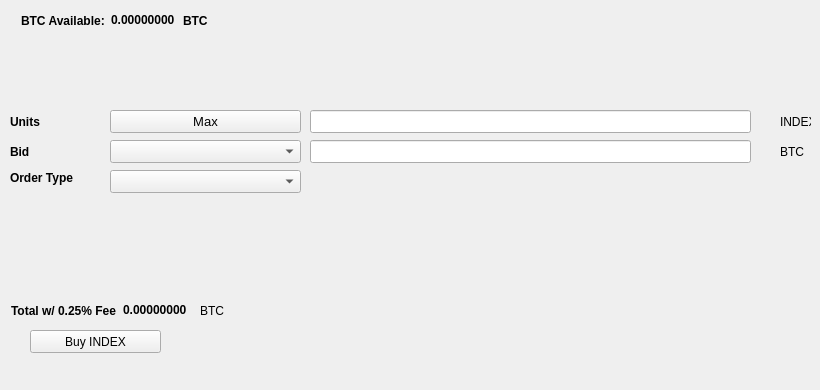
   <widget class="QWidget" name="BuyTab">
    <attribute name="title">
     <string>Buy</string>
    </attribute>
    <widget class="QPushButton" name="BuyBLOCK">
     <property name="geometry">
      <rect>
       <x>30</x>
       <y>330</y>
       <width>131</width>
       <height>23</height>
      </rect>
     </property>
     <property name="text">
      <string>Buy INDEX</string>
     </property>
     <property name="icon">
      <iconset resource="../instadex.qrc">
       <normaloff>:/icons/bitcoin</normaloff>:/icons/bitcoin</iconset>
     </property>
    </widget>
    <widget class="QLabel" name="label_3">
     <property name="geometry">
      <rect>
       <x>10</x>
       <y>110</y>
       <width>46</width>
       <height>23</height>
      </rect>
     </property>
     <property name="font">
      <font>
       <weight>75</weight>
       <bold>true</bold>
      </font>
     </property>
     <property name="text">
      <string>Units</string>
     </property>
    </widget>
    <widget class="QLineEdit" name="UnitsInput">
     <property name="geometry">
      <rect>
       <x>310</x>
       <y>110</y>
       <width>441</width>
       <height>23</height>
      </rect>
     </property>
     <property name="font">
      <font>
       <pointsize>9</pointsize>
       <weight>75</weight>
       <bold>true</bold>
      </font>
     </property>
    </widget>
    <widget class="QLineEdit" name="BuyBidPriceEdit">
     <property name="geometry">
      <rect>
       <x>310</x>
       <y>140</y>
       <width>441</width>
       <height>23</height>
      </rect>
     </property>
     <property name="font">
      <font>
       <pointsize>9</pointsize>
       <weight>75</weight>
       <bold>true</bold>
      </font>
     </property>
    </widget>
    <widget class="QLabel" name="label_4">
     <property name="geometry">
      <rect>
       <x>780</x>
       <y>110</y>
       <width>31</width>
       <height>23</height>
      </rect>
     </property>
     <property name="text">
      <string>INDEX</string>
     </property>
    </widget>
    <widget class="QLabel" name="label_5">
     <property name="geometry">
      <rect>
       <x>780</x>
       <y>140</y>
       <width>31</width>
       <height>23</height>
      </rect>
     </property>
     <property name="text">
      <string>BTC</string>
     </property>
    </widget>
    <widget class="QLabel" name="label_6">
     <property name="geometry">
      <rect>
       <x>10</x>
       <y>140</y>
       <width>46</width>
       <height>23</height>
      </rect>
     </property>
     <property name="font">
      <font>
       <weight>75</weight>
       <bold>true</bold>
      </font>
     </property>
     <property name="text">
      <string>Bid</string>
     </property>
    </widget>
    <widget class="QLabel" name="label_7">
     <property name="geometry">
      <rect>
       <x>10</x>
       <y>170</y>
       <width>91</width>
       <height>16</height>
      </rect>
     </property>
     <property name="font">
      <font>
       <weight>75</weight>
       <bold>true</bold>
      </font>
     </property>
     <property name="text">
      <string>Order Type</string>
     </property>
    </widget>
    <widget class="QPushButton" name="Buy_Max_Amount">
     <property name="geometry">
      <rect>
       <x>110</x>
       <y>110</y>
       <width>191</width>
       <height>23</height>
      </rect>
     </property>
     <property name="font">
      <font>
       <pointsize>10</pointsize>
      </font>
     </property>
     <property name="text">
      <string>Max</string>
     </property>
    </widget>
    <widget class="QComboBox" name="BuyBidcomboBox">
     <property name="geometry">
      <rect>
       <x>110</x>
       <y>140</y>
       <width>191</width>
       <height>23</height>
      </rect>
     </property>
     <property name="font">
      <font>
       <pointsize>10</pointsize>
      </font>
     </property>
    </widget>
    <widget class="QComboBox" name="buyOrdertypeCombo">
     <property name="geometry">
      <rect>
       <x>110</x>
       <y>170</y>
       <width>191</width>
       <height>23</height>
      </rect>
     </property>
     <property name="font">
      <font>
       <pointsize>10</pointsize>
      </font>
     </property>
    </widget>
    <widget class="QWidget" name="layoutWidget1">
     <property name="geometry">
      <rect>
       <x>21</x>
       <y>11</y>
       <width>227</width>
       <height>19</height>
      </rect>
     </property>
     <layout class="QHBoxLayout" name="horizontalLayout_3">
      <item>
       <widget class="QLabel" name="label232">
        <property name="font">
         <font>
          <weight>75</weight>
          <bold>true</bold>
         </font>
        </property>
        <property name="text">
         <string>BTC Available:</string>
        </property>
       </widget>
      </item>
      <item>
       <widget class="QLabel" name="BtcAvailableLbl">
        <property name="palette">
         <palette>
          <active>
           <colorrole role="WindowText">
            <brush brushstyle="SolidPattern">
             <color alpha="255">
              <red>0</red>
              <green>0</green>
              <blue>0</blue>
             </color>
            </brush>
           </colorrole>
           <colorrole role="Button">
            <brush brushstyle="SolidPattern">
             <color alpha="255">
              <red>0</red>
              <green>170</green>
              <blue>0</blue>
             </color>
            </brush>
           </colorrole>
           <colorrole role="Light">
            <brush brushstyle="SolidPattern">
             <color alpha="255">
              <red>0</red>
              <green>255</green>
              <blue>0</blue>
             </color>
            </brush>
           </colorrole>
           <colorrole role="Midlight">
            <brush brushstyle="SolidPattern">
             <color alpha="255">
              <red>0</red>
              <green>212</green>
              <blue>0</blue>
             </color>
            </brush>
           </colorrole>
           <colorrole role="Dark">
            <brush brushstyle="SolidPattern">
             <color alpha="255">
              <red>0</red>
              <green>85</green>
              <blue>0</blue>
             </color>
            </brush>
           </colorrole>
           <colorrole role="Mid">
            <brush brushstyle="SolidPattern">
             <color alpha="255">
              <red>0</red>
              <green>113</green>
              <blue>0</blue>
             </color>
            </brush>
           </colorrole>
           <colorrole role="Text">
            <brush brushstyle="SolidPattern">
             <color alpha="255">
              <red>0</red>
              <green>170</green>
              <blue>0</blue>
             </color>
            </brush>
           </colorrole>
           <colorrole role="BrightText">
            <brush brushstyle="SolidPattern">
             <color alpha="255">
              <red>255</red>
              <green>255</green>
              <blue>255</blue>
             </color>
            </brush>
           </colorrole>
           <colorrole role="ButtonText">
            <brush brushstyle="SolidPattern">
             <color alpha="255">
              <red>0</red>
              <green>0</green>
              <blue>0</blue>
             </color>
            </brush>
           </colorrole>
           <colorrole role="Base">
            <brush brushstyle="SolidPattern">
             <color alpha="255">
              <red>255</red>
              <green>255</green>
              <blue>255</blue>
             </color>
            </brush>
           </colorrole>
           <colorrole role="Window">
            <brush brushstyle="SolidPattern">
             <color alpha="255">
              <red>0</red>
              <green>170</green>
              <blue>0</blue>
             </color>
            </brush>
           </colorrole>
           <colorrole role="Shadow">
            <brush brushstyle="SolidPattern">
             <color alpha="255">
              <red>0</red>
              <green>0</green>
              <blue>0</blue>
             </color>
            </brush>
           </colorrole>
           <colorrole role="AlternateBase">
            <brush brushstyle="SolidPattern">
             <color alpha="255">
              <red>127</red>
              <green>212</green>
              <blue>127</blue>
             </color>
            </brush>
           </colorrole>
           <colorrole role="ToolTipBase">
            <brush brushstyle="SolidPattern">
             <color alpha="255">
              <red>255</red>
              <green>255</green>
              <blue>220</blue>
             </color>
            </brush>
           </colorrole>
           <colorrole role="ToolTipText">
            <brush brushstyle="SolidPattern">
             <color alpha="255">
              <red>0</red>
              <green>0</green>
              <blue>0</blue>
             </color>
            </brush>
           </colorrole>
          </active>
          <inactive>
           <colorrole role="WindowText">
            <brush brushstyle="SolidPattern">
             <color alpha="255">
              <red>0</red>
              <green>0</green>
              <blue>0</blue>
             </color>
            </brush>
           </colorrole>
           <colorrole role="Button">
            <brush brushstyle="SolidPattern">
             <color alpha="255">
              <red>0</red>
              <green>170</green>
              <blue>0</blue>
             </color>
            </brush>
           </colorrole>
           <colorrole role="Light">
            <brush brushstyle="SolidPattern">
             <color alpha="255">
              <red>0</red>
              <green>255</green>
              <blue>0</blue>
             </color>
            </brush>
           </colorrole>
           <colorrole role="Midlight">
            <brush brushstyle="SolidPattern">
             <color alpha="255">
              <red>0</red>
              <green>212</green>
              <blue>0</blue>
             </color>
            </brush>
           </colorrole>
           <colorrole role="Dark">
            <brush brushstyle="SolidPattern">
             <color alpha="255">
              <red>0</red>
              <green>85</green>
              <blue>0</blue>
             </color>
            </brush>
           </colorrole>
           <colorrole role="Mid">
            <brush brushstyle="SolidPattern">
             <color alpha="255">
              <red>0</red>
              <green>113</green>
              <blue>0</blue>
             </color>
            </brush>
           </colorrole>
           <colorrole role="Text">
            <brush brushstyle="SolidPattern">
             <color alpha="255">
              <red>0</red>
              <green>170</green>
              <blue>0</blue>
             </color>
            </brush>
           </colorrole>
           <colorrole role="BrightText">
            <brush brushstyle="SolidPattern">
             <color alpha="255">
              <red>255</red>
              <green>255</green>
              <blue>255</blue>
             </color>
            </brush>
           </colorrole>
           <colorrole role="ButtonText">
            <brush brushstyle="SolidPattern">
             <color alpha="255">
              <red>0</red>
              <green>0</green>
              <blue>0</blue>
             </color>
            </brush>
           </colorrole>
           <colorrole role="Base">
            <brush brushstyle="SolidPattern">
             <color alpha="255">
              <red>255</red>
              <green>255</green>
              <blue>255</blue>
             </color>
            </brush>
           </colorrole>
           <colorrole role="Window">
            <brush brushstyle="SolidPattern">
             <color alpha="255">
              <red>0</red>
              <green>170</green>
              <blue>0</blue>
             </color>
            </brush>
           </colorrole>
           <colorrole role="Shadow">
            <brush brushstyle="SolidPattern">
             <color alpha="255">
              <red>0</red>
              <green>0</green>
              <blue>0</blue>
             </color>
            </brush>
           </colorrole>
           <colorrole role="AlternateBase">
            <brush brushstyle="SolidPattern">
             <color alpha="255">
              <red>127</red>
              <green>212</green>
              <blue>127</blue>
             </color>
            </brush>
           </colorrole>
           <colorrole role="ToolTipBase">
            <brush brushstyle="SolidPattern">
             <color alpha="255">
              <red>255</red>
              <green>255</green>
              <blue>220</blue>
             </color>
            </brush>
           </colorrole>
           <colorrole role="ToolTipText">
            <brush brushstyle="SolidPattern">
             <color alpha="255">
              <red>0</red>
              <green>0</green>
              <blue>0</blue>
             </color>
            </brush>
           </colorrole>
          </inactive>
          <disabled>
           <colorrole role="WindowText">
            <brush brushstyle="SolidPattern">
             <color alpha="255">
              <red>0</red>
              <green>85</green>
              <blue>0</blue>
             </color>
            </brush>
           </colorrole>
           <colorrole role="Button">
            <brush brushstyle="SolidPattern">
             <color alpha="255">
              <red>0</red>
              <green>170</green>
              <blue>0</blue>
             </color>
            </brush>
           </colorrole>
           <colorrole role="Light">
            <brush brushstyle="SolidPattern">
             <color alpha="255">
              <red>0</red>
              <green>255</green>
              <blue>0</blue>
             </color>
            </brush>
           </colorrole>
           <colorrole role="Midlight">
            <brush brushstyle="SolidPattern">
             <color alpha="255">
              <red>0</red>
              <green>212</green>
              <blue>0</blue>
             </color>
            </brush>
           </colorrole>
           <colorrole role="Dark">
            <brush brushstyle="SolidPattern">
             <color alpha="255">
              <red>0</red>
              <green>85</green>
              <blue>0</blue>
             </color>
            </brush>
           </colorrole>
           <colorrole role="Mid">
            <brush brushstyle="SolidPattern">
             <color alpha="255">
              <red>0</red>
              <green>113</green>
              <blue>0</blue>
             </color>
            </brush>
           </colorrole>
           <colorrole role="Text">
            <brush brushstyle="SolidPattern">
             <color alpha="255">
              <red>0</red>
              <green>85</green>
              <blue>0</blue>
             </color>
            </brush>
           </colorrole>
           <colorrole role="BrightText">
            <brush brushstyle="SolidPattern">
             <color alpha="255">
              <red>255</red>
              <green>255</green>
              <blue>255</blue>
             </color>
            </brush>
           </colorrole>
           <colorrole role="ButtonText">
            <brush brushstyle="SolidPattern">
             <color alpha="255">
              <red>0</red>
              <green>85</green>
              <blue>0</blue>
             </color>
            </brush>
           </colorrole>
           <colorrole role="Base">
            <brush brushstyle="SolidPattern">
             <color alpha="255">
              <red>0</red>
              <green>170</green>
              <blue>0</blue>
             </color>
            </brush>
           </colorrole>
           <colorrole role="Window">
            <brush brushstyle="SolidPattern">
             <color alpha="255">
              <red>0</red>
              <green>170</green>
              <blue>0</blue>
             </color>
            </brush>
           </colorrole>
           <colorrole role="Shadow">
            <brush brushstyle="SolidPattern">
             <color alpha="255">
              <red>0</red>
              <green>0</green>
              <blue>0</blue>
             </color>
            </brush>
           </colorrole>
           <colorrole role="AlternateBase">
            <brush brushstyle="SolidPattern">
             <color alpha="255">
              <red>0</red>
              <green>170</green>
              <blue>0</blue>
             </color>
            </brush>
           </colorrole>
           <colorrole role="ToolTipBase">
            <brush brushstyle="SolidPattern">
             <color alpha="255">
              <red>255</red>
              <green>255</green>
              <blue>220</blue>
             </color>
            </brush>
           </colorrole>
           <colorrole role="ToolTipText">
            <brush brushstyle="SolidPattern">
             <color alpha="255">
              <red>0</red>
              <green>0</green>
              <blue>0</blue>
             </color>
            </brush>
           </colorrole>
          </disabled>
         </palette>
        </property>
        <property name="font">
         <font>
          <weight>75</weight>
          <bold>true</bold>
         </font>
        </property>
        <property name="text">
         <string>0.00000000</string>
        </property>
        <property name="textInteractionFlags">
         <set>Qt::LinksAccessibleByMouse|Qt::TextSelectableByKeyboard|Qt::TextSelectableByMouse</set>
        </property>
       </widget>
      </item>
      <item>
       <widget class="QLabel" name="BtcAvailableLbl_2">
        <property name="font">
         <font>
          <weight>75</weight>
          <bold>true</bold>
         </font>
        </property>
        <property name="text">
         <string>BTC</string>
        </property>
       </widget>
      </item>
     </layout>
    </widget>
    <widget class="QWidget" name="layoutWidge2">
     <property name="geometry">
      <rect>
       <x>11</x>
       <y>301</y>
       <width>259</width>
       <height>19</height>
      </rect>
     </property>
     <layout class="QHBoxLayout" name="horizontalLayout_4">
      <item>
       <widget class="QLabel" name="label_9">
        <property name="font">
         <font>
          <weight>75</weight>
          <bold>true</bold>
         </font>
        </property>
        <property name="text">
         <string>Total w/ 0.25% Fee</string>
        </property>
       </widget>
      </item>
      <item>
       <widget class="QLabel" name="BuyCostLabel">
        <property name="palette">
         <palette>
          <active>
           <colorrole role="WindowText">
            <brush brushstyle="SolidPattern">
             <color alpha="255">
              <red>0</red>
              <green>0</green>
              <blue>0</blue>
             </color>
            </brush>
           </colorrole>
           <colorrole role="Button">
            <brush brushstyle="SolidPattern">
             <color alpha="255">
              <red>0</red>
              <green>170</green>
              <blue>0</blue>
             </color>
            </brush>
           </colorrole>
           <colorrole role="Light">
            <brush brushstyle="SolidPattern">
             <color alpha="255">
              <red>0</red>
              <green>255</green>
              <blue>0</blue>
             </color>
            </brush>
           </colorrole>
           <colorrole role="Midlight">
            <brush brushstyle="SolidPattern">
             <color alpha="255">
              <red>0</red>
              <green>212</green>
              <blue>0</blue>
             </color>
            </brush>
           </colorrole>
           <colorrole role="Dark">
            <brush brushstyle="SolidPattern">
             <color alpha="255">
              <red>0</red>
              <green>85</green>
              <blue>0</blue>
             </color>
            </brush>
           </colorrole>
           <colorrole role="Mid">
            <brush brushstyle="SolidPattern">
             <color alpha="255">
              <red>0</red>
              <green>113</green>
              <blue>0</blue>
             </color>
            </brush>
           </colorrole>
           <colorrole role="Text">
            <brush brushstyle="SolidPattern">
             <color alpha="255">
              <red>0</red>
              <green>170</green>
              <blue>0</blue>
             </color>
            </brush>
           </colorrole>
           <colorrole role="BrightText">
            <brush brushstyle="SolidPattern">
             <color alpha="255">
              <red>255</red>
              <green>255</green>
              <blue>255</blue>
             </color>
            </brush>
           </colorrole>
           <colorrole role="ButtonText">
            <brush brushstyle="SolidPattern">
             <color alpha="255">
              <red>0</red>
              <green>0</green>
              <blue>0</blue>
             </color>
            </brush>
           </colorrole>
           <colorrole role="Base">
            <brush brushstyle="SolidPattern">
             <color alpha="255">
              <red>255</red>
              <green>255</green>
              <blue>255</blue>
             </color>
            </brush>
           </colorrole>
           <colorrole role="Window">
            <brush brushstyle="SolidPattern">
             <color alpha="255">
              <red>0</red>
              <green>170</green>
              <blue>0</blue>
             </color>
            </brush>
           </colorrole>
           <colorrole role="Shadow">
            <brush brushstyle="SolidPattern">
             <color alpha="255">
              <red>0</red>
              <green>0</green>
              <blue>0</blue>
             </color>
            </brush>
           </colorrole>
           <colorrole role="AlternateBase">
            <brush brushstyle="SolidPattern">
             <color alpha="255">
              <red>127</red>
              <green>212</green>
              <blue>127</blue>
             </color>
            </brush>
           </colorrole>
           <colorrole role="ToolTipBase">
            <brush brushstyle="SolidPattern">
             <color alpha="255">
              <red>255</red>
              <green>255</green>
              <blue>220</blue>
             </color>
            </brush>
           </colorrole>
           <colorrole role="ToolTipText">
            <brush brushstyle="SolidPattern">
             <color alpha="255">
              <red>0</red>
              <green>0</green>
              <blue>0</blue>
             </color>
            </brush>
           </colorrole>
          </active>
          <inactive>
           <colorrole role="WindowText">
            <brush brushstyle="SolidPattern">
             <color alpha="255">
              <red>0</red>
              <green>0</green>
              <blue>0</blue>
             </color>
            </brush>
           </colorrole>
           <colorrole role="Button">
            <brush brushstyle="SolidPattern">
             <color alpha="255">
              <red>0</red>
              <green>170</green>
              <blue>0</blue>
             </color>
            </brush>
           </colorrole>
           <colorrole role="Light">
            <brush brushstyle="SolidPattern">
             <color alpha="255">
              <red>0</red>
              <green>255</green>
              <blue>0</blue>
             </color>
            </brush>
           </colorrole>
           <colorrole role="Midlight">
            <brush brushstyle="SolidPattern">
             <color alpha="255">
              <red>0</red>
              <green>212</green>
              <blue>0</blue>
             </color>
            </brush>
           </colorrole>
           <colorrole role="Dark">
            <brush brushstyle="SolidPattern">
             <color alpha="255">
              <red>0</red>
              <green>85</green>
              <blue>0</blue>
             </color>
            </brush>
           </colorrole>
           <colorrole role="Mid">
            <brush brushstyle="SolidPattern">
             <color alpha="255">
              <red>0</red>
              <green>113</green>
              <blue>0</blue>
             </color>
            </brush>
           </colorrole>
           <colorrole role="Text">
            <brush brushstyle="SolidPattern">
             <color alpha="255">
              <red>0</red>
              <green>170</green>
              <blue>0</blue>
             </color>
            </brush>
           </colorrole>
           <colorrole role="BrightText">
            <brush brushstyle="SolidPattern">
             <color alpha="255">
              <red>255</red>
              <green>255</green>
              <blue>255</blue>
             </color>
            </brush>
           </colorrole>
           <colorrole role="ButtonText">
            <brush brushstyle="SolidPattern">
             <color alpha="255">
              <red>0</red>
              <green>0</green>
              <blue>0</blue>
             </color>
            </brush>
           </colorrole>
           <colorrole role="Base">
            <brush brushstyle="SolidPattern">
             <color alpha="255">
              <red>255</red>
              <green>255</green>
              <blue>255</blue>
             </color>
            </brush>
           </colorrole>
           <colorrole role="Window">
            <brush brushstyle="SolidPattern">
             <color alpha="255">
              <red>0</red>
              <green>170</green>
              <blue>0</blue>
             </color>
            </brush>
           </colorrole>
           <colorrole role="Shadow">
            <brush brushstyle="SolidPattern">
             <color alpha="255">
              <red>0</red>
              <green>0</green>
              <blue>0</blue>
             </color>
            </brush>
           </colorrole>
           <colorrole role="AlternateBase">
            <brush brushstyle="SolidPattern">
             <color alpha="255">
              <red>127</red>
              <green>212</green>
              <blue>127</blue>
             </color>
            </brush>
           </colorrole>
           <colorrole role="ToolTipBase">
            <brush brushstyle="SolidPattern">
             <color alpha="255">
              <red>255</red>
              <green>255</green>
              <blue>220</blue>
             </color>
            </brush>
           </colorrole>
           <colorrole role="ToolTipText">
            <brush brushstyle="SolidPattern">
             <color alpha="255">
              <red>0</red>
              <green>0</green>
              <blue>0</blue>
             </color>
            </brush>
           </colorrole>
          </inactive>
          <disabled>
           <colorrole role="WindowText">
            <brush brushstyle="SolidPattern">
             <color alpha="255">
              <red>0</red>
              <green>85</green>
              <blue>0</blue>
             </color>
            </brush>
           </colorrole>
           <colorrole role="Button">
            <brush brushstyle="SolidPattern">
             <color alpha="255">
              <red>0</red>
              <green>170</green>
              <blue>0</blue>
             </color>
            </brush>
           </colorrole>
           <colorrole role="Light">
            <brush brushstyle="SolidPattern">
             <color alpha="255">
              <red>0</red>
              <green>255</green>
              <blue>0</blue>
             </color>
            </brush>
           </colorrole>
           <colorrole role="Midlight">
            <brush brushstyle="SolidPattern">
             <color alpha="255">
              <red>0</red>
              <green>212</green>
              <blue>0</blue>
             </color>
            </brush>
           </colorrole>
           <colorrole role="Dark">
            <brush brushstyle="SolidPattern">
             <color alpha="255">
              <red>0</red>
              <green>85</green>
              <blue>0</blue>
             </color>
            </brush>
           </colorrole>
           <colorrole role="Mid">
            <brush brushstyle="SolidPattern">
             <color alpha="255">
              <red>0</red>
              <green>113</green>
              <blue>0</blue>
             </color>
            </brush>
           </colorrole>
           <colorrole role="Text">
            <brush brushstyle="SolidPattern">
             <color alpha="255">
              <red>0</red>
              <green>85</green>
              <blue>0</blue>
             </color>
            </brush>
           </colorrole>
           <colorrole role="BrightText">
            <brush brushstyle="SolidPattern">
             <color alpha="255">
              <red>255</red>
              <green>255</green>
              <blue>255</blue>
             </color>
            </brush>
           </colorrole>
           <colorrole role="ButtonText">
            <brush brushstyle="SolidPattern">
             <color alpha="255">
              <red>0</red>
              <green>85</green>
              <blue>0</blue>
             </color>
            </brush>
           </colorrole>
           <colorrole role="Base">
            <brush brushstyle="SolidPattern">
             <color alpha="255">
              <red>0</red>
              <green>170</green>
              <blue>0</blue>
             </color>
            </brush>
           </colorrole>
           <colorrole role="Window">
            <brush brushstyle="SolidPattern">
             <color alpha="255">
              <red>0</red>
              <green>170</green>
              <blue>0</blue>
             </color>
            </brush>
           </colorrole>
           <colorrole role="Shadow">
            <brush brushstyle="SolidPattern">
             <color alpha="255">
              <red>0</red>
              <green>0</green>
              <blue>0</blue>
             </color>
            </brush>
           </colorrole>
           <colorrole role="AlternateBase">
            <brush brushstyle="SolidPattern">
             <color alpha="255">
              <red>0</red>
              <green>170</green>
              <blue>0</blue>
             </color>
            </brush>
           </colorrole>
           <colorrole role="ToolTipBase">
            <brush brushstyle="SolidPattern">
             <color alpha="255">
              <red>255</red>
              <green>255</green>
              <blue>220</blue>
             </color>
            </brush>
           </colorrole>
           <colorrole role="ToolTipText">
            <brush brushstyle="SolidPattern">
             <color alpha="255">
              <red>0</red>
              <green>0</green>
              <blue>0</blue>
             </color>
            </brush>
           </colorrole>
          </disabled>
         </palette>
        </property>
        <property name="font">
         <font>
          <weight>75</weight>
          <bold>true</bold>
         </font>
        </property>
        <property name="autoFillBackground">
         <bool>false</bool>
        </property>
        <property name="text">
         <string>0.00000000</string>
        </property>
        <property name="textInteractionFlags">
         <set>Qt::LinksAccessibleByMouse|Qt::TextSelectableByMouse</set>
        </property>
       </widget>
      </item>
      <item>
       <widget class="QLabel" name="label_10">
        <property name="font">
         <font>
          <weight>50</weight>
          <bold>false</bold>
         </font>
        </property>
        <property name="text">
         <string>BTC</string>
        </property>
       </widget>
      </item>
     </layout>
    </widget>
    <widget class="QLabel" name="label_24">
     <property name="geometry">
      <rect>
       <x>460</x>
       <y>300</y>
       <width>281</width>
       <height>81</height>
      </rect>
     </property>
     <property name="text">
      <string/>
     </property>
     <property name="pixmap">
      <pixmap>:/images/bittrex</pixmap>
     </property>
    </widget>
   </widget>
